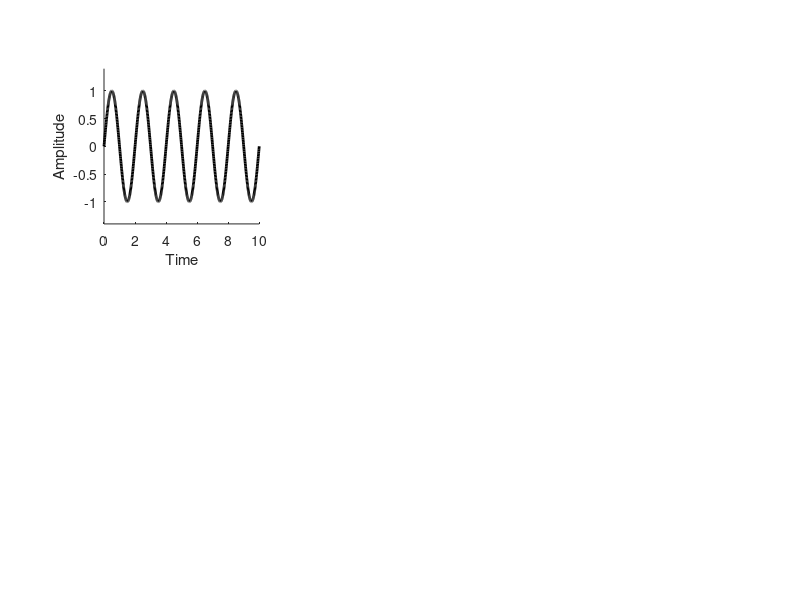

Write the MATLAB code that produced this figure. (Note: this script raises an error after producing the figure.)
function pa_peakfactor_example
% PA_PEAKFACTOR_EXAMPLE
%

% 2012 Marc van Wanrooij
% e-mail: marcvwanrooij@neural-code.com

%% Initialization
% Clear
close all
clear all
% Variables
x	= 0:0.01:10; % time samples
f	= .5; % Frequency 1 Hz

%% Cosine
y	= sin(2*pi*f*x); % wave form
subplot(2,3,1);
graphics(x,y); % Some graphics in an easy sub-function
title('Sine');

%% Square
y	= ones(size(x)); % high wave form
sel = rem(x,1/f)*f>=0.5; % select the latter half of the period (1/f)
y(sel) = -1; % low
subplot(2,3,2);
graphics(x,y); % Some graphics in an easy sub-function
title('Square');

%% Sawetooth
y = cumsum(y); % use the square wave to produce a sawtooth
y = y-1; y = y./max(y); y = 2*(y-0.5); % and normalize:
subplot(2,3,3);
graphics(x,y); % Some graphics in an easy sub-function
title('Sawtooth');

%% Pulse
y	= -ones(size(x)); % high wave form
y(100) = 1000;
subplot(2,3,4);
graphics(x,y); % Some graphics in an easy sub-function
title('Pulse');

%% Noise
y = 1/3*randn(size(x)); % See also PA_GENGWN
subplot(2,3,5);
graphics(x,y); % Some graphics in an easy sub-function
title('Gaussian noise');

%% Print
cd('C:\DATA'); % See also PA_DATADIR
print('-depsc','-painter',mfilename); % I try to avoid bitmaps, 
% so I can easily modify the figures later on in for example Illustrator
% For web-and Office-purposes, I later save images as PNG-files

function graphics(x,y)
% GRAPHICS(X,Y)
%
% Make some nice visual graphics

pf	= peakfactor(y); % determine the peak-factor with a sub-function
% Graphics
plot(x,y,'k-','LineWidth',2);
% labels
xlabel('Time');
ylabel('Amplitude');
% axis
ylim([-1.4 1.4]);
axis square;
box off;
% text
str = ['Peak Factor = ' num2str(pf,3)];
h	= pa_text(0.5,0.9,str); set(h,'HorizontalAlignment','center'); % Set the text and center it.
% Ticks
set(gca,'XTick',0:2:10);

function pf = peakfactor(y)
% PF = PEAKFACTOR(Y)
%
% Obtain peakfactor PF from signal Y

Amax = max(y); % minimum amplitude
Amin = min(y); % maximum amplitude
Arms = sqrt(mean(y.^2)); % or Arms = pa_rms(y), root-mean-square
pf  = (Amax-Amin)./(2*sqrt(2)*Arms);
